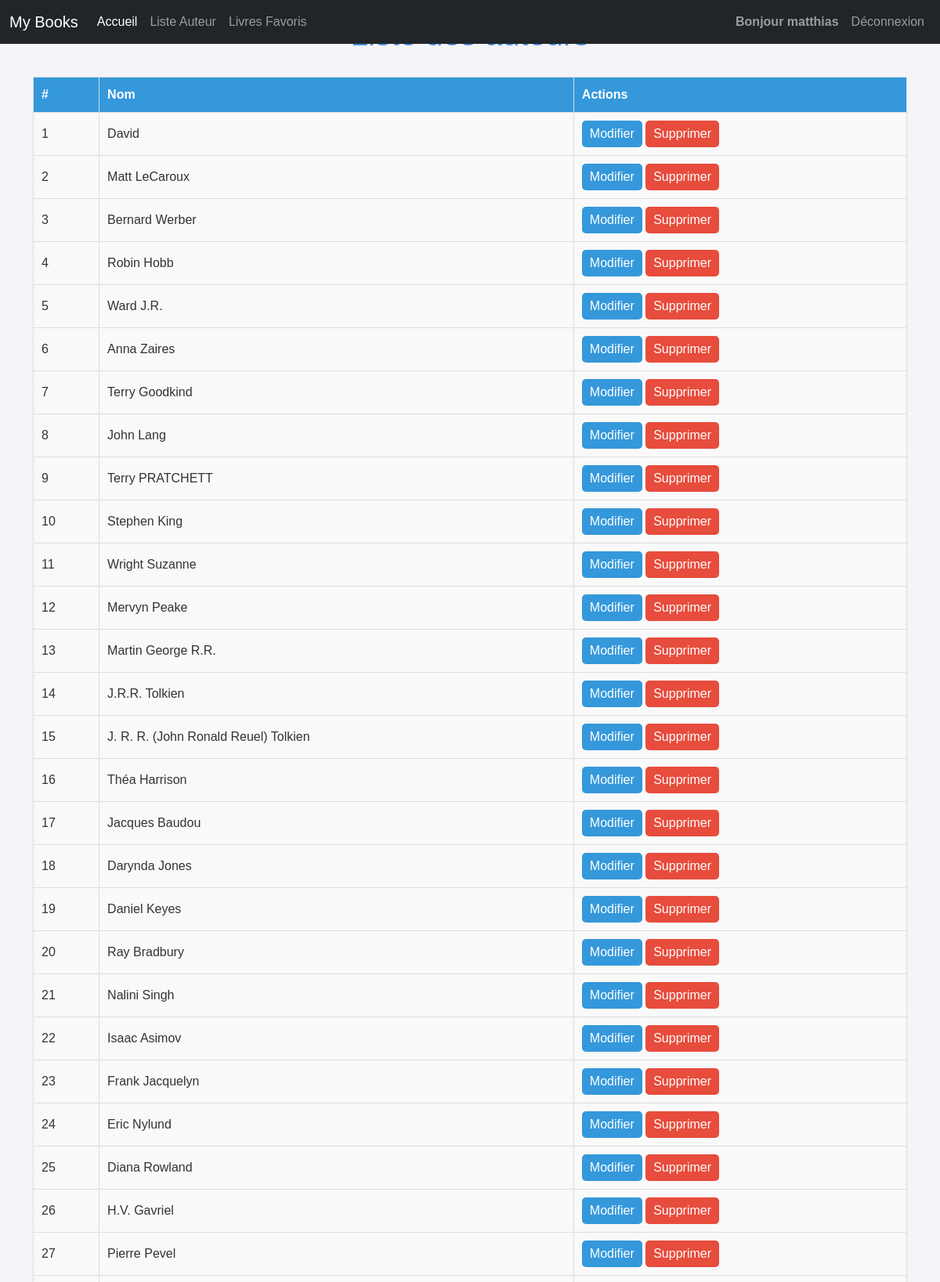
Screenshot of /authors (signed in, upper part) with the database file from the repository.
### tuto/models.py (models this page shows, shortened)
class User(db.Model, UserMixin):  # Utilisation de UserMixin pour simplifier
    username = db.Column(db.String(80), primary_key=True)
    password = db.Column(db.String(80))
    favorite_books = db.relationship('Book', secondary=favorites, backref=db.backref('favorited_by', lazy='dynamic'))

class Author(db.Model):
    id = db.Column(db.Integer, primary_key=True)
    name = db.Column(db.String(100))

### tuto/views.py (the view)
@app.route("/authors")
@login_required
def authors():
    return render_template("authors.html", authors=Author.query.all())

### tuto/models.py (called while the page is built)
@login_manager.user_loader
def load_user(username):
    return User.query.get(username)

### tuto/templates/authors.html (shortened to what this page needs)
{% extends 'base.html' %}
{% block styles %}
    {{ super() }}
    <link rel="stylesheet" href="{{ url_for('static', filename='auteurs.css') }}">
{% endblock %}
{% block content %}
    <h1 class="title">Liste des auteurs</h1>
    <table class="author-table">
        <thead>
            <tr>
                <th>#</th>
                <th>Nom</th>
                <th>Actions</th>
            </tr>
        </thead>
        <tbody>
            {% for author in authors %}
            <tr>
                <td>{{ loop.index }}</td>
                <td>{{ author.name }}</td>
                <td>
                    <a class="btn-edit" href="{{ url_for('edit_author', id=author.id) }}">Modifier</a>
                    <a class="btn-delete" href="{{ url_for('delete_author_confirm', id=author.id) }}">Supprimer</a>
                </td>
            </tr>
            {% endfor %}
        </tbody>
    </table>
{% endblock %}

### tuto/templates/base.html (shortened to what this page needs)
<!doctype html>
<html lang="fr">
<head>
    {% block head %}
    {% block styles %}
    <link href="https://cdn.jsdelivr.net/npm/bootstrap@5.3.3/dist/css/bootstrap.min.css" rel="stylesheet">
    {% endblock %}
    {% endblock %}
</head>
<body>
    <header>
        <nav class="navbar navbar-expand-md navbar-dark fixed-top bg-dark">
            <div class="container-fluid">
                <a class="navbar-brand" href="/">My Books</a>
                <div class="collapse navbar-collapse" id="navbarCollapse">
                    <ul class="navbar-nav me-auto mb-2 mb-md-0">
                        <li class="nav-item">
                            <a class="nav-link active" aria-current="page" href="/">Accueil</a>
                        </li>
                        <li class="nav-item">
                            <a class="nav-link" href="/authors">Liste Auteur</a>
                        </li>
                        {% if current_user.is_authenticated %}
                        <li class="nav-item">
                            <a class="nav-link" href="/favoris">Livres Favoris</a>
                        </li>
                        {% endif %}
                    </ul>
                    <ul class="nav navbar-nav navbar-right">
                        {% if current_user.is_authenticated %}
                            <li class="nav-item">
                                <a class="nav-link" href="#"><strong>Bonjour {{ current_user.username }}</strong></a>
                            </li>
                            <li class="nav-item">
                                <a class="nav-link btn btn-danger" href="{{ url_for('logout') }}">Déconnexion</a>
                            </li>
                        {% endif %}
                    </ul>
                </div>
            </div>
        </nav>
    </header>
    <main class="flex-shrink-0">
        <div class="container">
            {% block content %}
            {% endblock %}
        </div>
    </main>
</body>
</html>

### tuto/static/auteurs.css (style rules this page uses)
body { font-family: Arial, sans-serif; background-color: #f4f4f9; color: #333; margin: 0; padding: 20px; }
.title { color: #4a90e2; font-size: 2.5rem; text-align: center; margin-bottom: 30px; }
.author-table { width: 100%; border-collapse: collapse; margin-bottom: 20px; }
.author-table th, .author-table td { border: 1px solid #ddd; padding: 10px; text-align: left; }
.author-table th { background-color: #3498db; color: white; }
.author-table td { background-color: #f9f9f9; }
.btn-edit { display: inline-block; background-color: #3498db; color: white; padding: 5px 10px; border-radius: 5px; text-decoration: none; transition: background-color 0.3s ease; }
.btn-delete { display: inline-block; background-color: #e74c3c; color: white; padding: 5px 10px; border-radius: 5px; text-decoration: none; transition: background-color 0.3s ease; }

### rows the page displays
User: username "matthias"
Author: name "David"
Author: name "Matt LeCaroux"
Author: name "Bernard Werber"
Author: name "Robin Hobb"
Author: name "Ward J.R."
Author: name "Anna Zaires"
Author: name "Terry Goodkind"
Author: name "John Lang"
Author: name "Terry PRATCHETT"
Author: name "Stephen King"
Author: name "Wright Suzanne"
Author: name "Mervyn Peake"
Author: name "Martin George R.R."
Author: name "J.R.R. Tolkien"
Author: name "J. R. R. (John Ronald Reuel) Tolkien"
Author: name "Théa Harrison"
Author: name "Jacques Baudou"
Author: name "Darynda Jones"
Author: name "Daniel Keyes"
Author: name "Ray Bradbury"
Author: name "Nalini Singh"
Author: name "Isaac Asimov"
Author: name "Frank Jacquelyn"
Author: name "Eric Nylund"
Author: name "Diana Rowland"
Author: name "H.V. Gavriel"
Author: name "Pierre Pevel"
